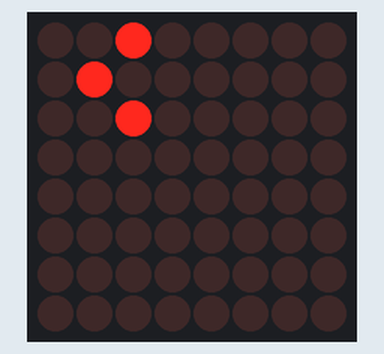
Simulated run of this sketch. Board: Arduino Uno, built with avr-gcc and run on an emulated ATmega328P. On the bench: 8×8 LED matrix.

Above: at 0.1 s.

The sketch:

snapshot-jan20b.ino
```cpp
// Snapshot Jan20b

#include <Wire.h>
#include <Adafruit_GFX.h>
#include <Adafruit_LEDBackpack.h>

#include "amrled.h"

Adafruit_8x8matrix matrix = Adafruit_8x8matrix();

void drawGlyph(const byte* glyph, int startCol) {
    matrix.clear();

    for (int col = 0; col < 3; ++col) {
        for (int row = 0; row < 8; ++row) {
            if (bitRead(glyph[col], row) == 1) {
                matrix.drawPixel(startCol + col, row, LED_ON);
            }
        }
    }

    matrix.writeDisplay();
}

void setup() {
  matrix.begin(0x70);
}

void loop() {
  drawGlyph(char0, 0);
  delay(1000);
}
```

amrled.h
```cpp
#ifndef AMRLED_H
#define AMRLED_H

#include <Arduino.h>

const byte char0[] PROGMEM = {
  0b000,
  0b010,
  0b101,
  0b101,
  0b101,
  0b101,
  0b010,
  0b000
};

const byte char1[] PROGMEM = {
  0b000,
  0b010,
  0b110,
  0b010,
  0b010,
  0b010,
  0b111,
  0b000
};

const byte char2[] PROGMEM = {
  0b000,
  0b010,
  0b101,
  0b001,
  0b010,
  0b100,
  0b111,
  0b000
};

const byte char3[] PROGMEM = {
  0b000,
  0b110,
  0b001,
  0b010,
  0b001,
  0b101,
  0b010,
  0b000
};

const byte char4[] PROGMEM = {
  0b000,
  0b001,
  0b011,
  0b101,
  0b111,
  0b001,
  0b001,
  0b000
};

const byte char5[] PROGMEM = {
  0b000,
  0b111,
  0b100,
  0b110,
  0b001,
  0b101,
  0b010,
  0b000
};

const byte char6[] PROGMEM = {
  0b000,
  0b011,
  0b100,
  0b110,
  0b101,
  0b101,
  0b010,
  0b000
};

const byte char7[] PROGMEM = {
  0b000,
  0b111,
  0b001,
  0b001,
  0b010,
  0b100,
  0b100,
  0b000
};

const byte char8[] PROGMEM = {
  0b000,
  0b010,
  0b101,
  0b010,
  0b101,
  0b101,
  0b010,
  0b000
};

const byte char9[] PROGMEM = {
  0b000,
  0b010,
  0b101,
  0b101,
  0b011,
  0b001,
  0b110,
};

#endif
```
